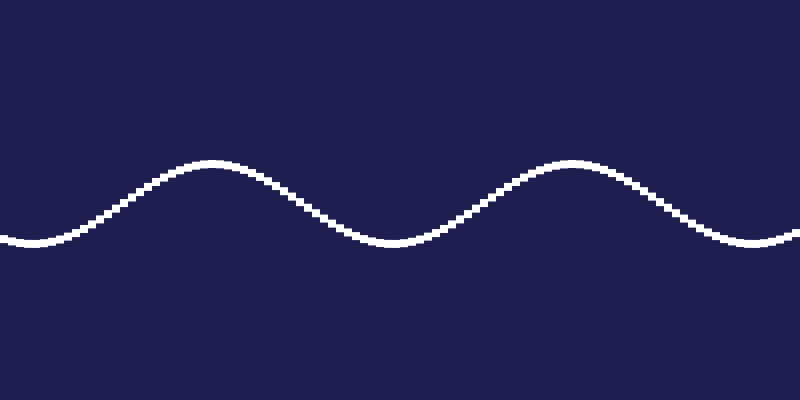
Frame 1 (no input)
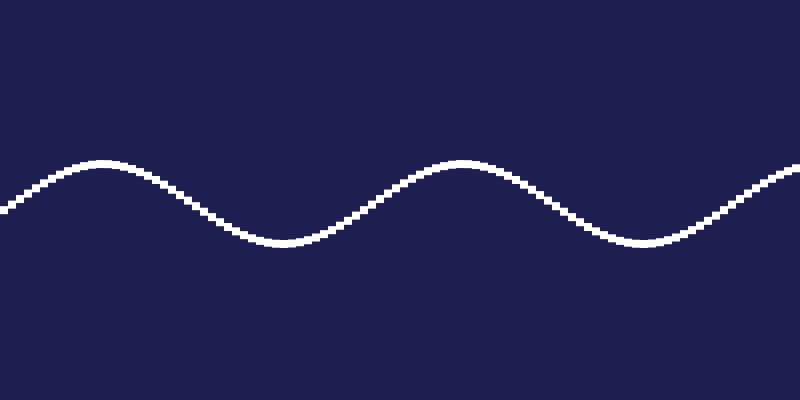
Frame 60 (the mouse pressed at the canvas centre just before this capture)
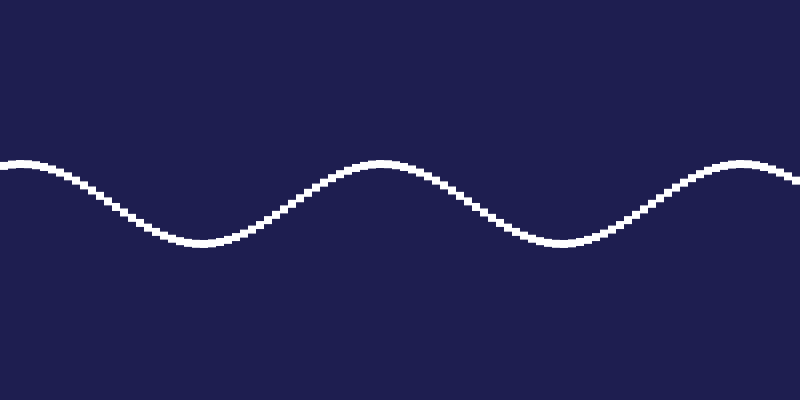
Frame 120 (the mouse held since frame 60 and released just before this capture)

The Processing sketch that drew these frames (run headless with seeded random() and noise(); from frame 60 on, the mouse is pressed at the canvas centre):

// Processing sketch: cosWave
// ── cosWave.pde
void setup() {
  size(800, 400);
  noStroke();
}

float speed = 0;
int step = 8; // size + spacing

void draw() {
  // draw colored halves (covers the white background)
  fill(30, 30, 80);           // left: dark bluish
  rect(0, 0, width, height);


  // moving wave
  speed -= 0.5;
  for (int x = 0; x < width; x += step) {
    float wave = cos(radians(x) + speed) * 40;
    float yPos = height/2 + wave;
    fill(255);

    rect(x, yPos, step, step);
  }
}
